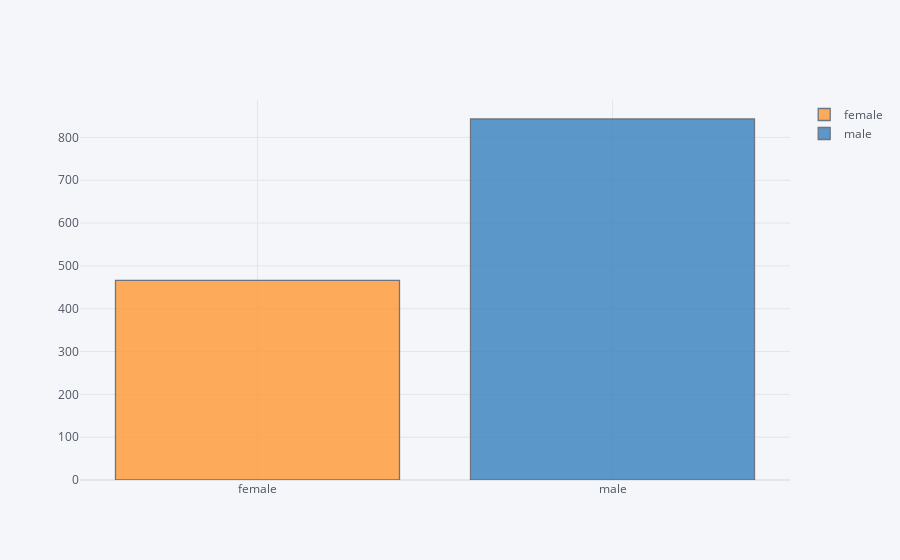

The notebook cell saved with this chart:
### Code cell
# we can see the surving rate by the above graph but that about survival by gender 
# hence we plot another graph this time including gender
train.pivot(columns='Sex', values='Sex').iplot(kind='hist')

### Figure 1 — Plotly figure (JSON) as saved in the notebook; plotly's stock layout.template omitted (floating-point values rounded to 4 significant figures; data arrays with more than 128 entries replaced by an {"elided": "..."} marker saying what was removed)
{"data": [{"histfunc": "count", "histnorm": "", "marker": {"color": "rgba(255, 153, 51, 1.0)", "line": {"color": "#4D5663", "width": 1.3}}, "name": "female", "opacity": 0.8, "orientation": "v", "type": "histogram", "x": {"elided": "1309 str values"}}, {"histfunc": "count", "histnorm": "", "marker": {"color": "rgba(55, 128, 191, 1.0)", "line": {"color": "#4D5663", "width": 1.3}}, "name": "male", "opacity": 0.8, "orientation": "v", "type": "histogram", "x": {"elided": "1309 str values"}}], "layout": {"barmode": "overlay", "legend": {"bgcolor": "#F5F6F9", "font": {"color": "#4D5663"}}, "paper_bgcolor": "#F5F6F9", "plot_bgcolor": "#F5F6F9", "title": {"font": {"color": "#4D5663"}}, "xaxis": {"gridcolor": "#E1E5ED", "showgrid": true, "tickfont": {"color": "#4D5663"}, "title": {"font": {"color": "#4D5663"}, "text": ""}, "zerolinecolor": "#E1E5ED"}, "yaxis": {"gridcolor": "#E1E5ED", "showgrid": true, "tickfont": {"color": "#4D5663"}, "title": {"font": {"color": "#4D5663"}, "text": ""}, "zerolinecolor": "#E1E5ED"}}}
